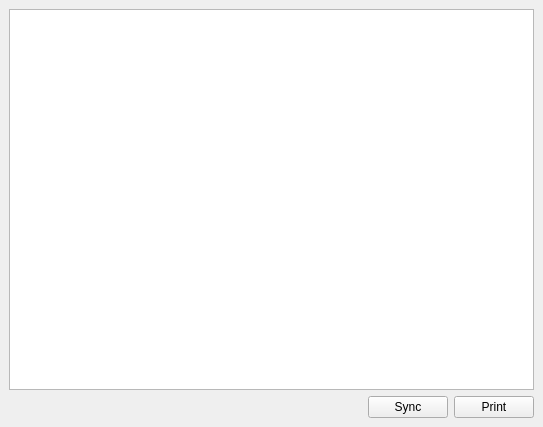
<?xml version="1.0" encoding="UTF-8"?>
<ui version="4.0">
 <class>MainWindow</class>
 <widget class="QMainWindow" name="MainWindow">
  <property name="geometry">
   <rect>
    <x>0</x>
    <y>0</y>
    <width>543</width>
    <height>427</height>
   </rect>
  </property>
  <property name="windowTitle">
   <string>MainWindow</string>
  </property>
  <widget class="QWidget" name="centralwidget">
   <layout class="QGridLayout" name="gridLayout">
    <item row="0" column="0">
     <widget class="QPlainTextEdit" name="plainTextEdit"/>
    </item>
    <item row="1" column="0">
     <layout class="QHBoxLayout" name="horizontalLayout">
      <item>
       <spacer name="horizontalSpacer">
        <property name="orientation">
         <enum>Qt::Horizontal</enum>
        </property>
        <property name="sizeHint" stdset="0">
         <size>
          <width>40</width>
          <height>20</height>
         </size>
        </property>
       </spacer>
      </item>
      <item>
       <widget class="QPushButton" name="pushBtnSync">
        <property name="text">
         <string>Sync</string>
        </property>
       </widget>
      </item>
      <item>
       <widget class="QPushButton" name="pushBtnPrint">
        <property name="text">
         <string>Print</string>
        </property>
       </widget>
      </item>
     </layout>
    </item>
   </layout>
  </widget>
 </widget>
 <resources/>
 <connections/>
</ui>
